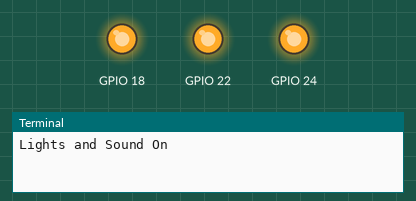
This program was run on a simulated Raspberry Pi (BCM pin numbers). Parts: output pins drawn as LEDs (lit = HIGH), the last lines printed to the terminal. At 1.0 s the program stops and its outputs stay as they are.

Above: at 0.1 s.
At 1.1 s:
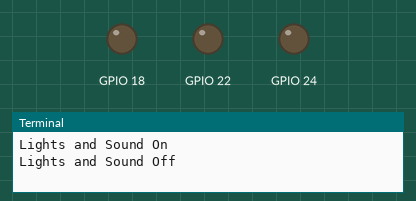
Timing chart, 0 to 2.5 s (numbered marks = the images above):
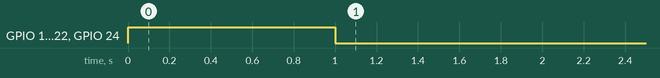

Measured:
- by itself, GPIO 18, GPIO 22, GPIO 24: LOW → HIGH at 0.00 s, → LOW 1.0 s later

The program:

2-LEDBuzz.py
```python
# Edukit 2 - worksheet 2
# LED and Buzzer

import RPi.GPIO as GPIO
import time

GPIO.setmode(GPIO.BCM)
GPIO.setwarnings(False)

GPIO.setup(18, GPIO.OUT)
GPIO.setup(24, GPIO.OUT)
GPIO.setup(22, GPIO.OUT)

print("Lights and Sound On")
GPIO.output(18, GPIO.HIGH)
GPIO.output(24, GPIO.HIGH)
GPIO.output(22, GPIO.HIGH)

time.sleep(1)

print("Lights and Sound Off")
GPIO.output(18, GPIO.LOW)
GPIO.output(24, GPIO.LOW)
GPIO.output(22, GPIO.LOW)


GPIO.cleanup()
```
